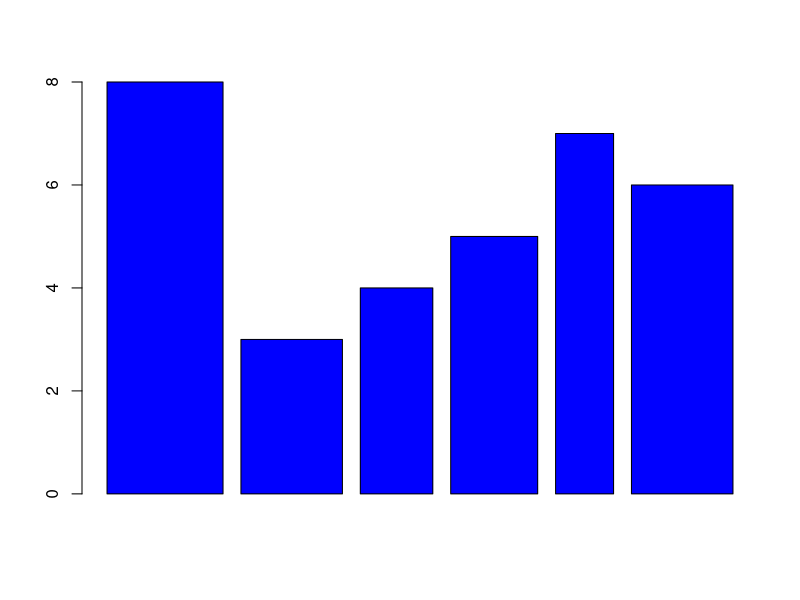
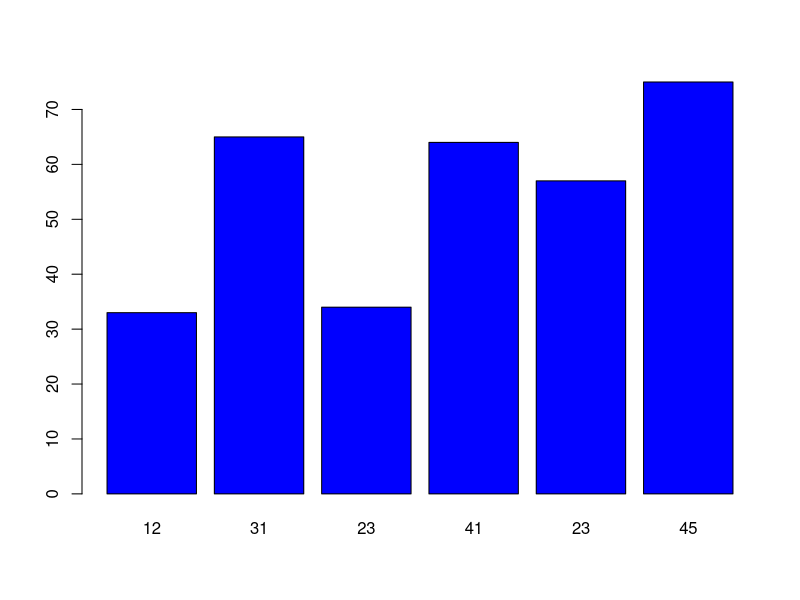
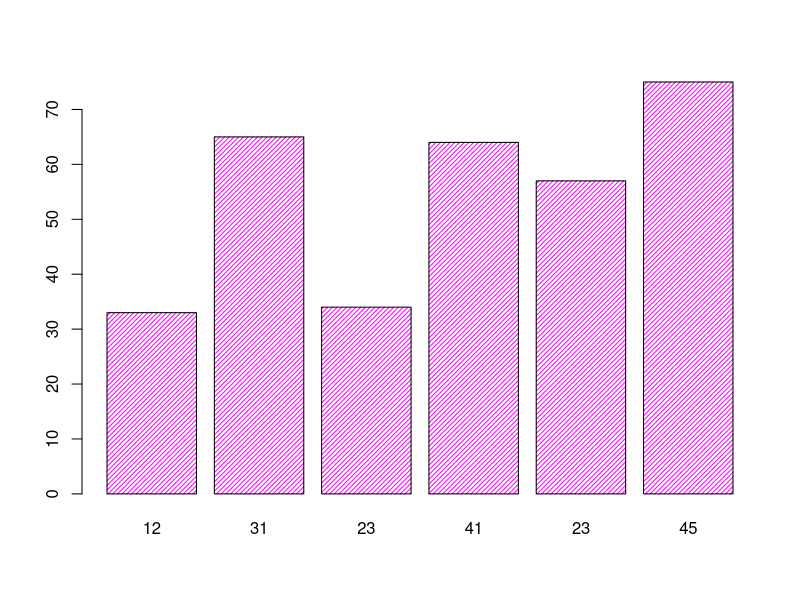
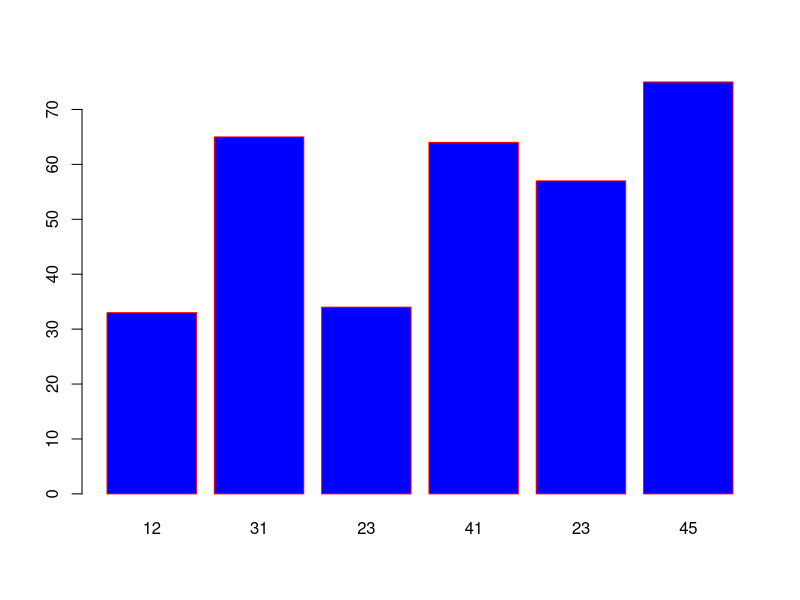
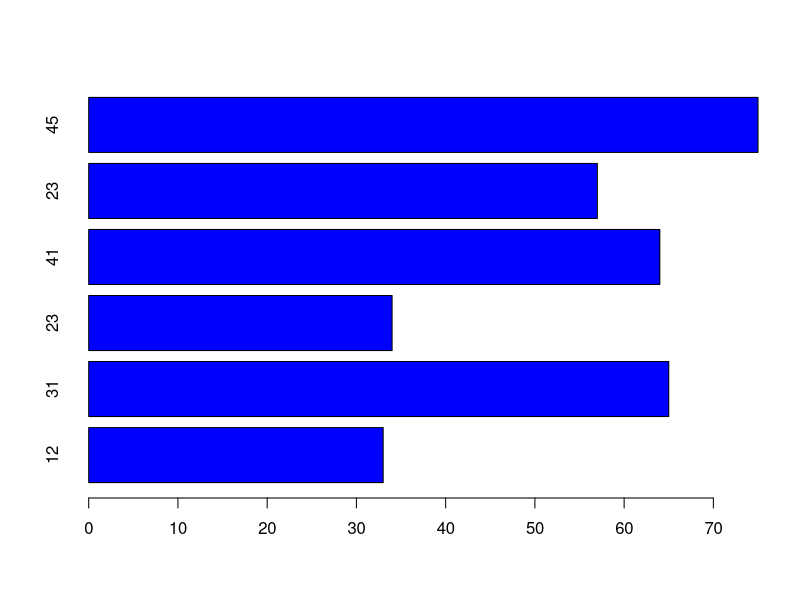

The R script that drew these images, in order:
# age and height bar plot

# bar plot
barplot(c(8, 3, 4, 5, 7, 6), c(8, 7, 5, 6, 4, 7), col= "blue")

age <- c(12,31,23,41,23,45)
weight <- c(33,65,34,64,57,75)

barplot(weight, names.arg = age , col= "blue")

# bar density/ texture
barplot(weight, names.arg = age , col= "magenta", density = 30)

# bar border
barplot(weight, names.arg = age , col= "blue", border = "red")

# make horizontal 
barplot(weight, names.arg = age , col= "blue", horiz = TRUE)